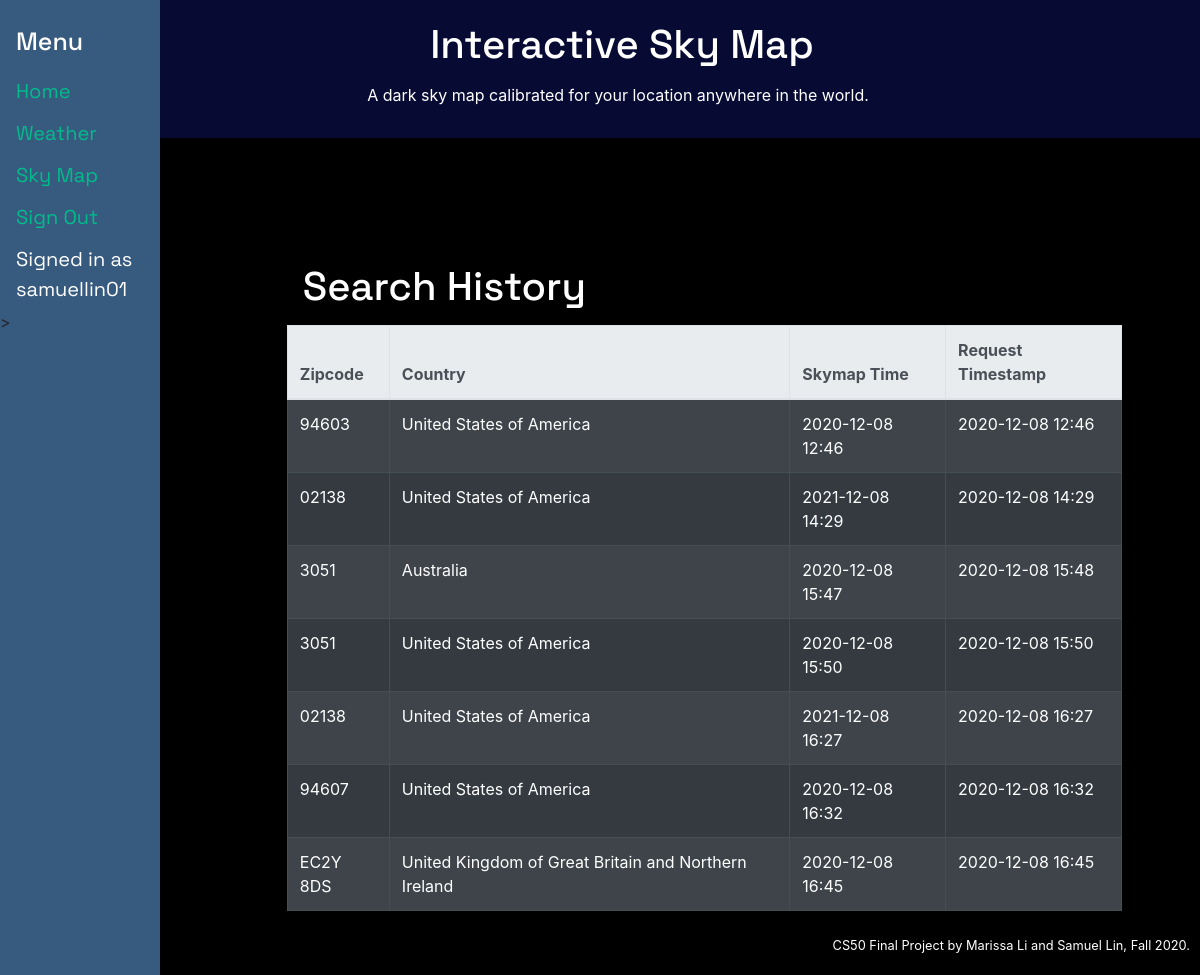
Page / (signed in) on the earlier database version.
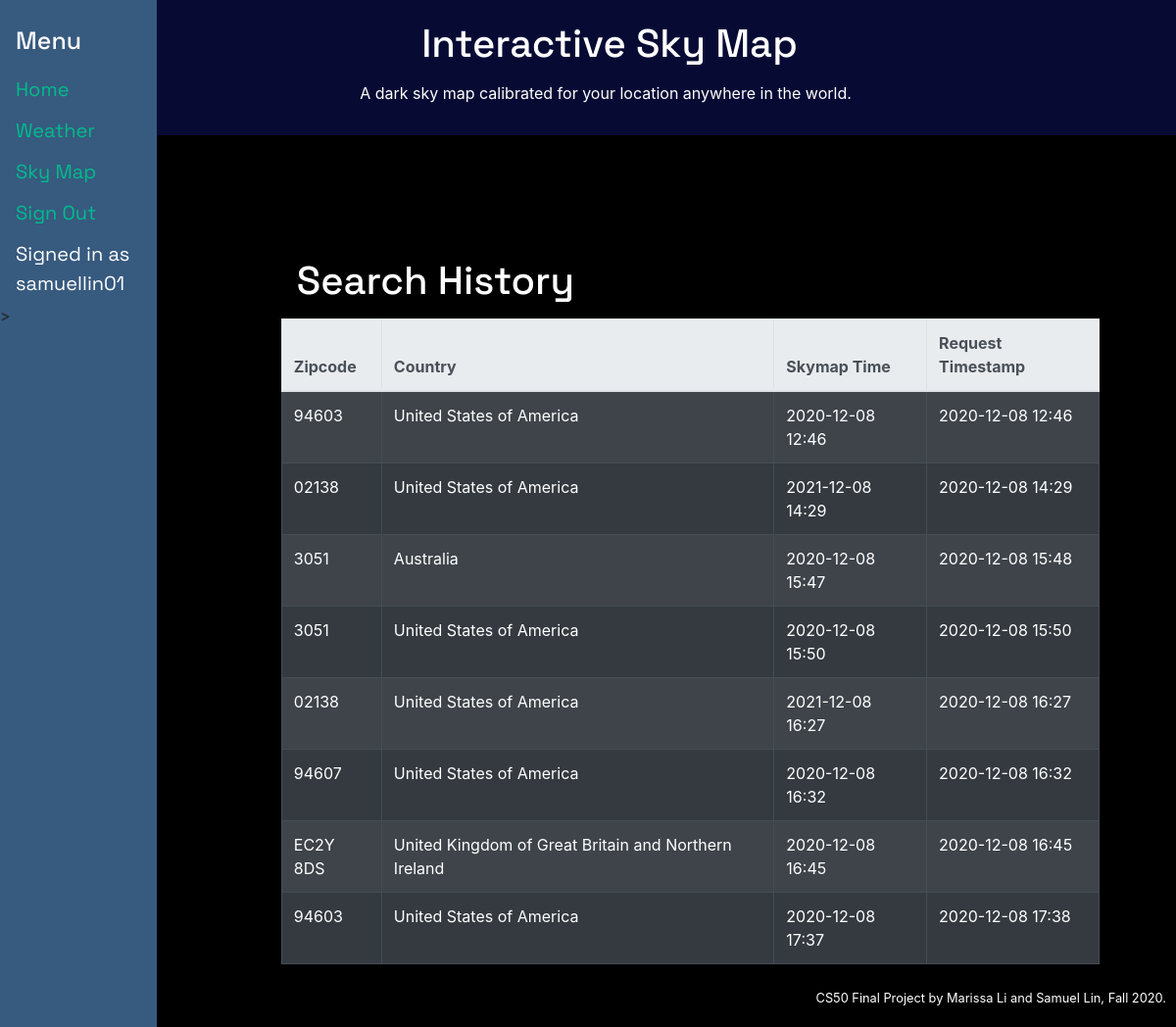
Same page on the later database version.
### tables this page shows
CREATE TABLE 'timeplaces' (username TEXT NOT NULL, zipcode TEXT NOT NULL, country TEXT NOT NULL,'requesttime' DATETIME,'timestamp' DATETIME);

### application.py (the view)
@app.route("/")
@login_required
def index():
    cur1.execute("SELECT * FROM timeplaces WHERE username = ? ORDER BY timestamp", (session["username"],))
    search_history = cur1.fetchall()
    return render_template("index.html", search_history=search_history)

### application.py (called while the page is built)
@app.after_request
def after_request(response):
    response.headers["Cache-Control"] = "no-cache, no-store, must-revalidate"
    response.headers["Expires"] = 0
    response.headers["Pragma"] = "no-cache"
    return response

### helpers.py (called while the page is built)
def login_required(f):
    @wraps(f)
    def decorated_function(*args, **kwargs):
        if session.get("user_id") is None:
            return redirect("/login")
        return f(*args, **kwargs)
    return decorated_function

### templates/index.html (shortened to what this page needs)
{% extends "layout.html" %}
{% block main %}
<form>
  <h1>Search History</h1>
    <table class="table table-bordered table-hover table-striped table-dark">
        <thead class="thead-light">
          <tr>
            <th scope="col">Zipcode</th>
            <th scope="col">Country</th>
            <th scope="col">Skymap Time</th>
            <th scope="col">Request Timestamp</th>
          </tr>
        </thead>
        <tbody>
        {% for item in search_history %}
          <tr>
            <td>{{ item[1] }}</td>
            <td>{{ item[2] }}</td>
            <td>{{ item[3][0:16] }}</td>
            <td>{{ item[4][0:16] }}</td>
          </tr>
        {% endfor %}
        </tbody>
      </table>
</form>
{% endblock %}

### templates/layout.html (shortened to what this page needs)
<!DOCTYPE html>
<html lang="en">
    <head>
        <link rel="stylesheet" href="https://cdn.jsdelivr.net/npm/bootstrap@4.5.3/dist/css/bootstrap.min.css">
        <link href="/static/styles.css" rel="stylesheet">
    </head>
    <body>
        <div class="container-fluid">
          <div class="jumbotron jumbotron-fluid">
              <h1>Interactive Sky Map</h1>
                <p>A dark sky map calibrated for your location anywhere in the world. </p>
          </div>
        </div>
        <div class="sidenav">
            <h1>Menu</h1>
            <a class="nav-item" href="/">Home</a>
            <a class="nav-item" href="/weather">Weather</a>
            <a class="nav-item" href="/timeplace">Sky Map</a>
            {% if session["user_id"] %}
                <a class="nav-item" href="/logout">Sign Out</a>
                <a class="nav-item username-label">Signed in as {{ session["username"] }}</a>>
            {% else %}
                <a class="nav-item" href="/login">Sign In</a>
                <a class="nav-item" href="/register">Register</a>
            {% endif %}
        </div>
        <main class="container p-5">
            {% block main %}{% endblock %}
        </main>
        <footer class="small text-center text-muted">
            CS50 Final Project by Marissa Li and Samuel Lin, Fall 2020.
        </footer>
    </body>
</html>

### static/styles.css (style rules this page uses)
body { background-color: #000000; }
h1, p, label, .jumbotron, .sidenav a:hover, #skymap-label { color: #ffffff; }
.jumbotron { background-color: #070b34; padding: 15px; float: right; right: -18px; width: 100%; position: absolute; text-align: center; }
footer { position: fixed; right: 10px; bottom: 20px; z-index: -5; }
form, footer, .cat, table { padding-left: 20%; padding-top: 20%; }
.text-muted, .username-label { color: white!important; }
.sidenav { background-color: #375a7f; height: 100%; width: 160px; position: fixed; z-index: 1; top: 0; left: 0; overflow-x: hidden; padding-top: 20px; }
.sidenav a, h1, #skymap-label { padding: 6px 8px 6px 16px; text-decoration: none; display: block; font-family: 'Space Grotesk', sans-serif; }
.sidenav h1 { font-size: 25px; color: #ffffff; }
.sidenav a { font-size: 20px; color: #00bc8c; }

Differences in the rows shown:
added timeplaces: zipcode "94603", country "United States of America", requesttime "2020-12-08 17:37", timestamp "2020-12-08 17:38"
